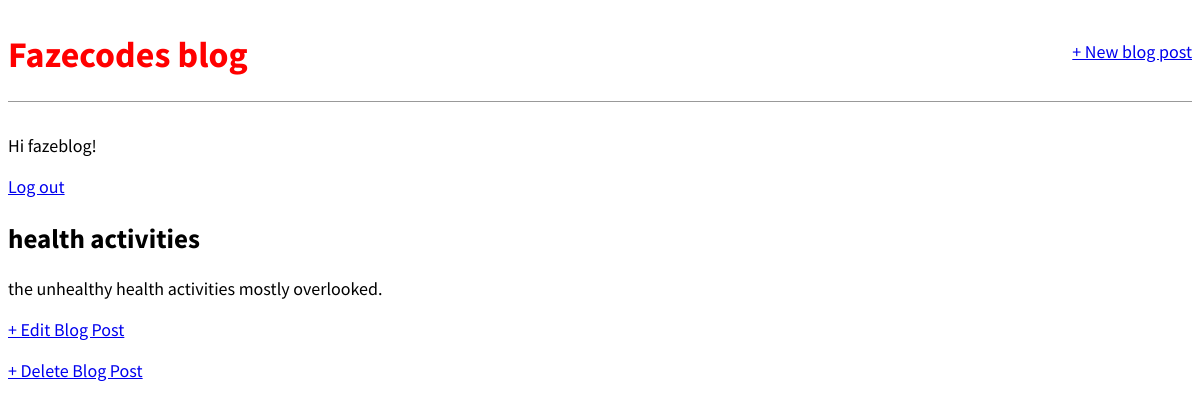
Page /post/2/ (signed in) on the committed database.
### blog/models.py (models this page shows, shortened)
class Post(models.Model):
    title = models.CharField(max_length=200)
    author = models.ForeignKey('auth.user',on_delete=models.CASCADE,)
    body = models.TextField()

### blog/views.py (the view)
# urls.py: path('post/<int:pk>/', BlogDetailView.as_view(), name='post_detail'),
class BlogDetailView(DetailView):
    model = Post
    template_name = 'post_detail.html'

### templates/post_detail.html
{% extends 'base.html' %}
{% block content %}
<div class="post-entry">
    <h2>{{ post.title }}</h2>
    <p>{{ post.body }}</p>
</div>
<p>
<a href="{% url 'post_edit' post.pk %}"> + Edit Blog Post </a>
</p>
<p><a href="{% url 'post_delete' post.pk %}">+ Delete Blog Post </a>
</p>
{% endblock content %}

### templates/base.html (shortened to what this page needs)
{% load static %}
<html>
    <head>
        <link  href="{% static 'css/base.css' %}"  rel="stylesheet">
    </head>
    <body>
        <div>
    <header>
        <div class="nav-left">
            <h1><a href="{% url 'home' %}"> Fazecodes blog </a></h1>
        </div>
        <div class="nav-right">
             <a href="{% url 'post_new' %}"> + New blog post </a>
        </div>
    </header>
    {% if user.is_authenticated %}
    <p> Hi {{ user.username }}!</p>
    <p><a href="{% url 'logout' %}">Log out </a></p>
    {% else %}
    <p>You are not Logged in. </p>
    <a href="{% url 'login' %}">Log In</a>
    {% endif %}
{% block content %}
{% endblock content%}
</div>
    </body>
</html>

### static/css/base.css (style rules this page uses)
body { font-family: 'Source Sans Pro',sans-serif; font-size: 18px; }
header { border-bottom: 1px solid #999; margin-bottom: 2rem; display: flex; }
header h1 a { color: red; text-decoration: none; }
.nav-left { margin-right: auto; }
.nav-right { display: flex; padding-top: 2rem; }

### rows in the picture
Post: title "health activities", body "the unhealthy health activities mostly overlooked."

### other values in the picture
{{ user.username }} "fazeblog"
